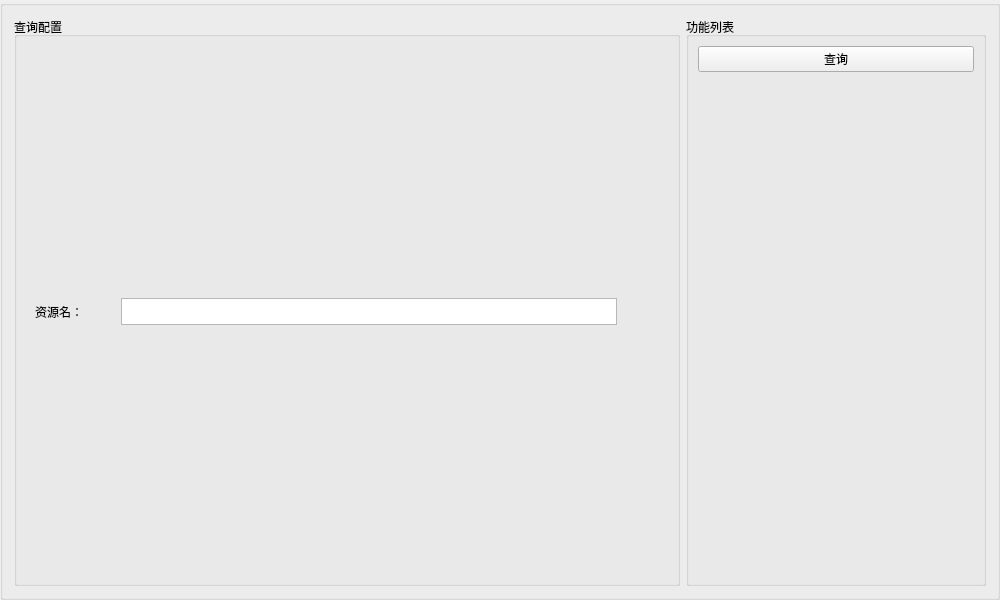
<?xml version="1.0" encoding="UTF-8"?>
<ui version="4.0">
 <class>checkBox</class>
 <widget class="QGroupBox" name="checkBox">
  <property name="geometry">
   <rect>
    <x>0</x>
    <y>0</y>
    <width>1000</width>
    <height>600</height>
   </rect>
  </property>
  <property name="minimumSize">
   <size>
    <width>1000</width>
    <height>600</height>
   </size>
  </property>
  <property name="windowTitle">
   <string>GroupBox</string>
  </property>
  <property name="title">
   <string/>
  </property>
  <layout class="QGridLayout" name="gridLayout_2">
   <item row="1" column="0">
    <widget class="QGroupBox" name="groupBox_4">
     <property name="title">
      <string>查询配置</string>
     </property>
     <layout class="QVBoxLayout" name="verticalLayout">
      <item>
       <widget class="QWidget" name="widget" native="true">
        <property name="sizePolicy">
         <sizepolicy hsizetype="Preferred" vsizetype="Preferred">
          <horstretch>0</horstretch>
          <verstretch>0</verstretch>
         </sizepolicy>
        </property>
        <property name="minimumSize">
         <size>
          <width>600</width>
          <height>45</height>
         </size>
        </property>
        <property name="maximumSize">
         <size>
          <width>500</width>
          <height>40</height>
         </size>
        </property>
        <layout class="QHBoxLayout" name="horizontalLayout">
         <item>
          <widget class="QLabel" name="label">
           <property name="minimumSize">
            <size>
             <width>80</width>
             <height>0</height>
            </size>
           </property>
           <property name="maximumSize">
            <size>
             <width>80</width>
             <height>16777215</height>
            </size>
           </property>
           <property name="text">
            <string>资源名：</string>
           </property>
          </widget>
         </item>
         <item>
          <widget class="QTextEdit" name="textEdit_ipa">
           <property name="maximumSize">
            <size>
             <width>16777215</width>
             <height>16777215</height>
            </size>
           </property>
           <property name="verticalScrollBarPolicy">
            <enum>Qt::ScrollBarAlwaysOff</enum>
           </property>
           <property name="textInteractionFlags">
            <set>Qt::NoTextInteraction</set>
           </property>
          </widget>
         </item>
        </layout>
       </widget>
      </item>
     </layout>
    </widget>
   </item>
   <item row="1" column="1">
    <widget class="QGroupBox" name="groupBox_5">
     <property name="minimumSize">
      <size>
       <width>300</width>
       <height>0</height>
      </size>
     </property>
     <property name="maximumSize">
      <size>
       <width>300</width>
       <height>16777215</height>
      </size>
     </property>
     <property name="title">
      <string>功能列表</string>
     </property>
     <layout class="QVBoxLayout" name="verticalLayout_3">
      <item>
       <widget class="QPushButton" name="btn_check">
        <property name="text">
         <string>查询</string>
        </property>
       </widget>
      </item>
      <item>
       <spacer name="verticalSpacer_2">
        <property name="orientation">
         <enum>Qt::Vertical</enum>
        </property>
        <property name="sizeHint" stdset="0">
         <size>
          <width>20</width>
          <height>40</height>
         </size>
        </property>
       </spacer>
      </item>
     </layout>
    </widget>
   </item>
  </layout>
 </widget>
 <resources/>
 <connections/>
</ui>
